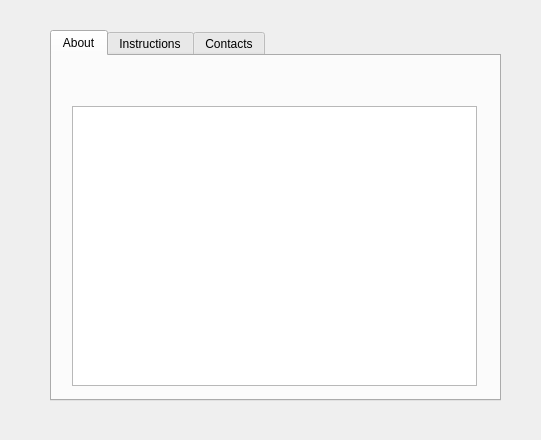
<?xml version="1.0" encoding="UTF-8"?>
<ui version="4.0">
 <class>Dialog</class>
 <widget class="QDialog" name="Dialog">
  <property name="geometry">
   <rect>
    <x>0</x>
    <y>0</y>
    <width>541</width>
    <height>440</height>
   </rect>
  </property>
  <property name="windowTitle">
   <string>Dialog</string>
  </property>
  <widget class="QTabWidget" name="tabWidget">
   <property name="geometry">
    <rect>
     <x>50</x>
     <y>30</y>
     <width>451</width>
     <height>371</height>
    </rect>
   </property>
   <property name="currentIndex">
    <number>0</number>
   </property>
   <widget class="QWidget" name="main">
    <attribute name="title">
     <string>About</string>
    </attribute>
    <widget class="QTextBrowser" name="about_textBrowser">
     <property name="geometry">
      <rect>
       <x>20</x>
       <y>50</y>
       <width>405</width>
       <height>280</height>
      </rect>
     </property>
    </widget>
   </widget>
   <widget class="QWidget" name="instructions">
    <attribute name="title">
     <string>Instructions</string>
    </attribute>
    <widget class="QTextBrowser" name="instructions_textBrowser">
     <property name="geometry">
      <rect>
       <x>20</x>
       <y>50</y>
       <width>405</width>
       <height>280</height>
      </rect>
     </property>
    </widget>
   </widget>
   <widget class="QWidget" name="contacts">
    <attribute name="title">
     <string>Contacts</string>
    </attribute>
    <widget class="QTextBrowser" name="contacts_textBrowser">
     <property name="geometry">
      <rect>
       <x>20</x>
       <y>50</y>
       <width>405</width>
       <height>280</height>
      </rect>
     </property>
    </widget>
   </widget>
  </widget>
 </widget>
 <resources/>
 <connections/>
</ui>
